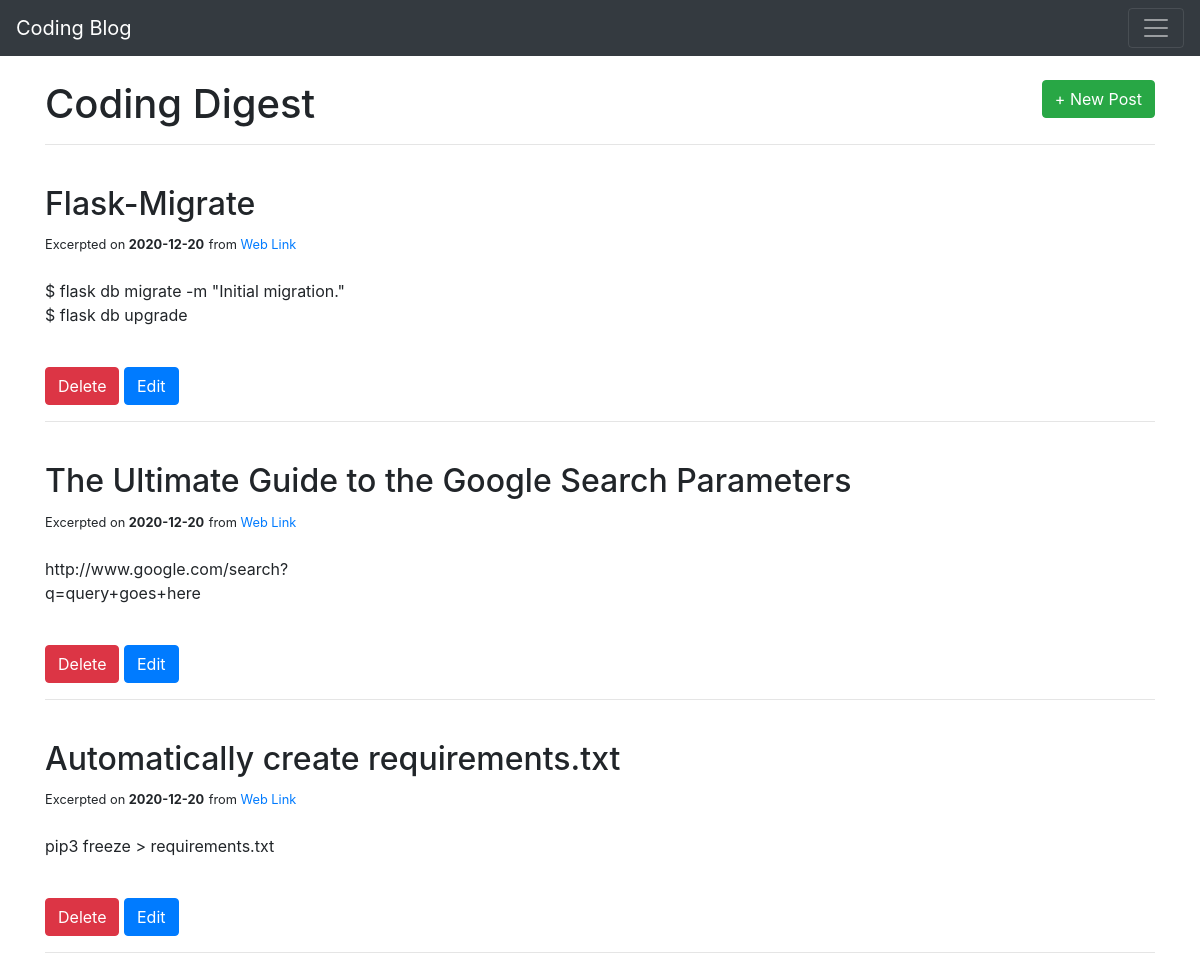
The page /posts on the database its author committed.
### app.py (models this page shows)
class BlogPost(db.Model):
    id=db.Column(db.Integer,primary_key=True)
    date_posted=db.Column(db.Date,nullable=False,default=datetime.utcnow)
    title=db.Column(db.String(100),nullable=False)
    link=db.Column(db.Text,nullable=True)
    tags=db.Column(db.Text,nullable=True)
    content=db.Column(db.Text,nullable=False)
    def __repr__(self):
        return 'Blog Post '+str(self.id)

### app.py (the view)
@app.route('/posts',methods=['GET','POST'])
def posts():
    if request.method=='POST':
        post_title=request.form['title']
        post_link=request.form['link']
        post_tags=request.form['tags']
        post_content=request.form['content']
        new_post= BlogPost(title=post_title,content=post_content,link=post_link,tags=post_tags)
        db.session.add(new_post)
        db.session.commit()
        return redirect('/posts')
    else:
        all_posts=BlogPost.query.order_by(BlogPost.date_posted).all()
        return render_template('posts.html',posts=all_posts)

### templates/posts.html (shortened to what this page needs)
{% extends 'base.html' %}
{% block head %}
<link rel="stylesheet" href="{{url_for('static',filename='css/posts.css')}}">
{% endblock %}
{% block body %}
<br>
<h1 style="display: inline">Coding Digest</h1>
<a class="btn btn-success float-right" href="/posts/new">+ New Post</a>
<br>
<hr>
{% for post in posts %}
<br>
<h2>{{post.title}}</h2>
<small>Excerpted on <strong>{{post.date_posted}}</strong></small>
{% if post.link %}
<small>from <a href="{{post.link}}" target="_blank">Web Link</a></small>
{% endif %}
<br>
<br>
<p style="white-space: pre-wrap">{{post.content}}</p>
<br>
<a class="btn btn-danger" href="/posts/delete/{{post.id}}">Delete</a>
<a class="btn btn-primary" href="/posts/edit/{{post.id}}">Edit</a>
<hr>
{% endfor %}
{% endblock %}

### templates/base.html (shortened to what this page needs)
<!DOCTYPE html>
<html lang="en">
<head>
    <link rel="stylesheet" href="{{url_for('static',filename='css/main.css')}}">
    <link rel="stylesheet" href="https://stackpath.bootstrapcdn.com/bootstrap/4.3.1/css/bootstrap.min.css"
>
    {% block head %} {% endblock %}
</head>
<body>
    <nav class="navbar navbar-dark bg-dark">
        <a class="navbar-brand" href="/">Coding Blog</a>
        <button class="navbar-toggler" type="button" data-toggle="collapse" data-target="#navbarsExample01"
            aria-controls="navbarsExample01" aria-expanded="false" aria-label="Toggle navigation">
            <span class="navbar-toggler-icon"></span>
        </button>
    </nav>
    <div class="container">
        {% block body %} {% endblock %}
    </div>
</body>
</html>

### static/css/main.css (style rules this page uses)
body { font-family: Helvetica; }

### rows shown on the page
BlogPost: title "Flask-Migrate", date_posted "2020-12-20", content "$ flask db migrate -m \"Initial migration.\" $ flask db upgrade"
BlogPost: title "The Ultimate Guide to the Google Search Parameters", date_posted "2020-12-20", content "http://www.google.com/search? q=query+goes+here"
BlogPost: title "Automatically create requirements.txt", date_posted "2020-12-20", content "pip3 freeze > requirements.txt"
